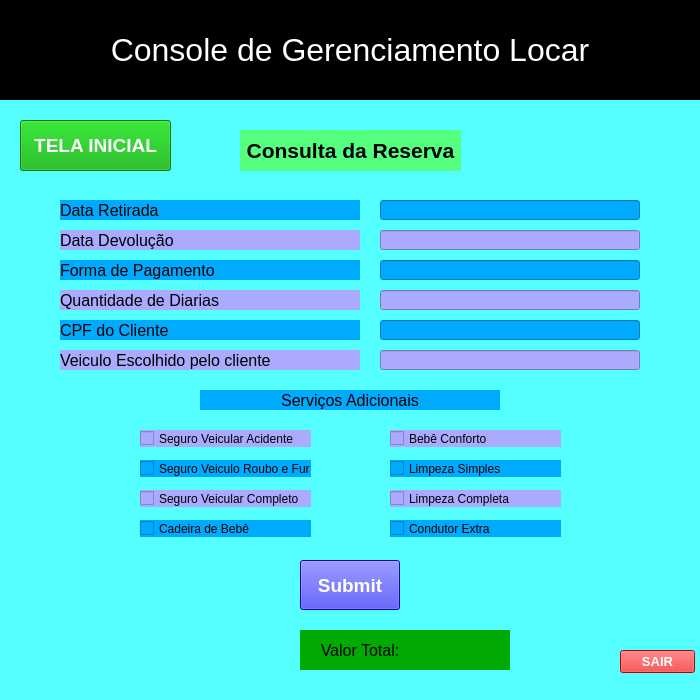
<?xml version="1.0" encoding="UTF-8"?>
<ui version="4.0">
 <class>Locar_Cadastro_Veiculo</class>
 <widget class="QMainWindow" name="Locar_Cadastro_Veiculo">
  <property name="geometry">
   <rect>
    <x>0</x>
    <y>0</y>
    <width>700</width>
    <height>700</height>
   </rect>
  </property>
  <property name="minimumSize">
   <size>
    <width>700</width>
    <height>700</height>
   </size>
  </property>
  <property name="maximumSize">
   <size>
    <width>700</width>
    <height>750</height>
   </size>
  </property>
  <property name="windowTitle">
   <string>Locar</string>
  </property>
  <property name="styleSheet">
   <string notr="true">background-color: rgb(255, 255, 255);
background-color: rgb(85, 255, 255);
</string>
  </property>
  <widget class="QWidget" name="centralwidget">
   <widget class="QLabel" name="subtitulo_console">
    <property name="geometry">
     <rect>
      <x>0</x>
      <y>0</y>
      <width>700</width>
      <height>100</height>
     </rect>
    </property>
    <property name="sizePolicy">
     <sizepolicy hsizetype="Preferred" vsizetype="Preferred">
      <horstretch>0</horstretch>
      <verstretch>0</verstretch>
     </sizepolicy>
    </property>
    <property name="minimumSize">
     <size>
      <width>700</width>
      <height>100</height>
     </size>
    </property>
    <property name="maximumSize">
     <size>
      <width>700</width>
      <height>100</height>
     </size>
    </property>
    <property name="font">
     <font>
      <pointsize>24</pointsize>
     </font>
    </property>
    <property name="styleSheet">
     <string notr="true">background-color: rgb(0, 0, 0);
color: rgb(255, 255, 255);</string>
    </property>
    <property name="lineWidth">
     <number>8</number>
    </property>
    <property name="midLineWidth">
     <number>5</number>
    </property>
    <property name="text">
     <string>Console de Gerenciamento Locar</string>
    </property>
    <property name="textFormat">
     <enum>Qt::PlainText</enum>
    </property>
    <property name="scaledContents">
     <bool>false</bool>
    </property>
    <property name="alignment">
     <set>Qt::AlignCenter</set>
    </property>
   </widget>
   <widget class="QLabel" name="label6">
    <property name="geometry">
     <rect>
      <x>60</x>
      <y>350</y>
      <width>300</width>
      <height>20</height>
     </rect>
    </property>
    <property name="minimumSize">
     <size>
      <width>300</width>
      <height>20</height>
     </size>
    </property>
    <property name="maximumSize">
     <size>
      <width>300</width>
      <height>20</height>
     </size>
    </property>
    <property name="font">
     <font>
      <pointsize>12</pointsize>
      <weight>50</weight>
      <bold>false</bold>
     </font>
    </property>
    <property name="styleSheet">
     <string notr="true">background-color: rgb(170, 170, 255);</string>
    </property>
    <property name="text">
     <string>Veiculo Escolhido pelo cliente</string>
    </property>
    <property name="alignment">
     <set>Qt::AlignLeading|Qt::AlignLeft|Qt::AlignVCenter</set>
    </property>
   </widget>
   <widget class="QLabel" name="label_2">
    <property name="geometry">
     <rect>
      <x>240</x>
      <y>130</y>
      <width>221</width>
      <height>41</height>
     </rect>
    </property>
    <property name="font">
     <font>
      <pointsize>16</pointsize>
      <weight>75</weight>
      <bold>true</bold>
     </font>
    </property>
    <property name="styleSheet">
     <string notr="true">background-color: rgb(85, 255, 127);</string>
    </property>
    <property name="text">
     <string>Consulta da Reserva</string>
    </property>
    <property name="alignment">
     <set>Qt::AlignCenter</set>
    </property>
   </widget>
   <widget class="QLineEdit" name="lineEdit_5">
    <property name="geometry">
     <rect>
      <x>380</x>
      <y>320</y>
      <width>260</width>
      <height>20</height>
     </rect>
    </property>
    <property name="minimumSize">
     <size>
      <width>260</width>
      <height>20</height>
     </size>
    </property>
    <property name="maximumSize">
     <size>
      <width>260</width>
      <height>20</height>
     </size>
    </property>
    <property name="styleSheet">
     <string notr="true">background-color: rgb(0, 170, 255);</string>
    </property>
    <property name="text">
     <string/>
    </property>
   </widget>
   <widget class="QPushButton" name="pushButton_5">
    <property name="geometry">
     <rect>
      <x>620</x>
      <y>650</y>
      <width>75</width>
      <height>23</height>
     </rect>
    </property>
    <property name="font">
     <font>
      <pointsize>10</pointsize>
      <weight>75</weight>
      <bold>true</bold>
     </font>
    </property>
    <property name="styleSheet">
     <string notr="true">background-color: rgb(255, 0, 0);
color: rgb(255, 255, 255);
border-color: rgb(255, 0, 255);</string>
    </property>
    <property name="text">
     <string>SAIR</string>
    </property>
   </widget>
   <widget class="QCheckBox" name="checkBox_6">
    <property name="geometry">
     <rect>
      <x>390</x>
      <y>430</y>
      <width>171</width>
      <height>17</height>
     </rect>
    </property>
    <property name="styleSheet">
     <string notr="true">background-color: rgb(170, 170, 255);</string>
    </property>
    <property name="text">
     <string>Bebê Conforto</string>
    </property>
   </widget>
   <widget class="QCheckBox" name="checkBox_9">
    <property name="geometry">
     <rect>
      <x>140</x>
      <y>460</y>
      <width>171</width>
      <height>17</height>
     </rect>
    </property>
    <property name="styleSheet">
     <string notr="true">background-color: rgb(0, 170, 255);</string>
    </property>
    <property name="text">
     <string>Seguro Veiculo Roubo e Furto</string>
    </property>
   </widget>
   <widget class="QLineEdit" name="lineEdit_6">
    <property name="geometry">
     <rect>
      <x>380</x>
      <y>350</y>
      <width>260</width>
      <height>20</height>
     </rect>
    </property>
    <property name="minimumSize">
     <size>
      <width>260</width>
      <height>20</height>
     </size>
    </property>
    <property name="maximumSize">
     <size>
      <width>260</width>
      <height>20</height>
     </size>
    </property>
    <property name="styleSheet">
     <string notr="true">background-color: rgb(170, 170, 255);</string>
    </property>
    <property name="text">
     <string/>
    </property>
   </widget>
   <widget class="QLabel" name="label7">
    <property name="geometry">
     <rect>
      <x>200</x>
      <y>390</y>
      <width>300</width>
      <height>20</height>
     </rect>
    </property>
    <property name="minimumSize">
     <size>
      <width>300</width>
      <height>20</height>
     </size>
    </property>
    <property name="maximumSize">
     <size>
      <width>300</width>
      <height>20</height>
     </size>
    </property>
    <property name="font">
     <font>
      <pointsize>12</pointsize>
      <weight>50</weight>
      <bold>false</bold>
     </font>
    </property>
    <property name="styleSheet">
     <string notr="true">background-color: rgb(0, 170, 255);</string>
    </property>
    <property name="text">
     <string>Serviços Adicionais</string>
    </property>
    <property name="alignment">
     <set>Qt::AlignCenter</set>
    </property>
   </widget>
   <widget class="QLabel" name="label2">
    <property name="geometry">
     <rect>
      <x>60</x>
      <y>230</y>
      <width>300</width>
      <height>20</height>
     </rect>
    </property>
    <property name="minimumSize">
     <size>
      <width>300</width>
      <height>20</height>
     </size>
    </property>
    <property name="maximumSize">
     <size>
      <width>300</width>
      <height>20</height>
     </size>
    </property>
    <property name="font">
     <font>
      <pointsize>12</pointsize>
      <weight>50</weight>
      <bold>false</bold>
     </font>
    </property>
    <property name="styleSheet">
     <string notr="true">background-color: rgb(170, 170, 255);</string>
    </property>
    <property name="text">
     <string>Data Devolução</string>
    </property>
    <property name="alignment">
     <set>Qt::AlignLeading|Qt::AlignLeft|Qt::AlignVCenter</set>
    </property>
   </widget>
   <widget class="QCheckBox" name="checkBox_12">
    <property name="geometry">
     <rect>
      <x>390</x>
      <y>520</y>
      <width>171</width>
      <height>17</height>
     </rect>
    </property>
    <property name="styleSheet">
     <string notr="true">background-color: rgb(0, 170, 255);</string>
    </property>
    <property name="text">
     <string>Condutor Extra</string>
    </property>
   </widget>
   <widget class="QLabel" name="label5">
    <property name="geometry">
     <rect>
      <x>60</x>
      <y>320</y>
      <width>300</width>
      <height>20</height>
     </rect>
    </property>
    <property name="minimumSize">
     <size>
      <width>300</width>
      <height>20</height>
     </size>
    </property>
    <property name="maximumSize">
     <size>
      <width>300</width>
      <height>20</height>
     </size>
    </property>
    <property name="font">
     <font>
      <pointsize>12</pointsize>
      <weight>50</weight>
      <bold>false</bold>
     </font>
    </property>
    <property name="styleSheet">
     <string notr="true">background-color: rgb(0, 170, 255);</string>
    </property>
    <property name="text">
     <string>CPF do Cliente</string>
    </property>
    <property name="alignment">
     <set>Qt::AlignLeading|Qt::AlignLeft|Qt::AlignVCenter</set>
    </property>
   </widget>
   <widget class="QLabel" name="label7_2">
    <property name="geometry">
     <rect>
      <x>300</x>
      <y>630</y>
      <width>120</width>
      <height>40</height>
     </rect>
    </property>
    <property name="minimumSize">
     <size>
      <width>120</width>
      <height>40</height>
     </size>
    </property>
    <property name="maximumSize">
     <size>
      <width>120</width>
      <height>20</height>
     </size>
    </property>
    <property name="font">
     <font>
      <pointsize>12</pointsize>
      <weight>50</weight>
      <bold>false</bold>
     </font>
    </property>
    <property name="styleSheet">
     <string notr="true">background-color: rgb(0, 170, 0);</string>
    </property>
    <property name="text">
     <string>Valor Total:</string>
    </property>
    <property name="alignment">
     <set>Qt::AlignCenter</set>
    </property>
   </widget>
   <widget class="QLabel" name="label3">
    <property name="geometry">
     <rect>
      <x>60</x>
      <y>260</y>
      <width>300</width>
      <height>20</height>
     </rect>
    </property>
    <property name="minimumSize">
     <size>
      <width>300</width>
      <height>20</height>
     </size>
    </property>
    <property name="maximumSize">
     <size>
      <width>300</width>
      <height>20</height>
     </size>
    </property>
    <property name="font">
     <font>
      <pointsize>12</pointsize>
      <weight>50</weight>
      <bold>false</bold>
     </font>
    </property>
    <property name="styleSheet">
     <string notr="true">background-color: rgb(0, 170, 255);</string>
    </property>
    <property name="text">
     <string>Forma de Pagamento</string>
    </property>
    <property name="alignment">
     <set>Qt::AlignLeading|Qt::AlignLeft|Qt::AlignVCenter</set>
    </property>
   </widget>
   <widget class="QCheckBox" name="checkBox_5">
    <property name="geometry">
     <rect>
      <x>390</x>
      <y>490</y>
      <width>171</width>
      <height>17</height>
     </rect>
    </property>
    <property name="styleSheet">
     <string notr="true">background-color: rgb(170, 170, 255);</string>
    </property>
    <property name="text">
     <string>Limpeza Completa</string>
    </property>
   </widget>
   <widget class="QPushButton" name="pushButton_2">
    <property name="geometry">
     <rect>
      <x>300</x>
      <y>560</y>
      <width>100</width>
      <height>50</height>
     </rect>
    </property>
    <property name="minimumSize">
     <size>
      <width>100</width>
      <height>50</height>
     </size>
    </property>
    <property name="maximumSize">
     <size>
      <width>100</width>
      <height>50</height>
     </size>
    </property>
    <property name="font">
     <font>
      <pointsize>14</pointsize>
      <weight>75</weight>
      <bold>true</bold>
     </font>
    </property>
    <property name="styleSheet">
     <string notr="true">background-color: rgb(0, 0, 255);
color: rgb(255, 255, 255);</string>
    </property>
    <property name="text">
     <string>Submit</string>
    </property>
   </widget>
   <widget class="QLineEdit" name="lineEdit_2">
    <property name="geometry">
     <rect>
      <x>380</x>
      <y>230</y>
      <width>260</width>
      <height>20</height>
     </rect>
    </property>
    <property name="minimumSize">
     <size>
      <width>260</width>
      <height>20</height>
     </size>
    </property>
    <property name="maximumSize">
     <size>
      <width>260</width>
      <height>20</height>
     </size>
    </property>
    <property name="styleSheet">
     <string notr="true">background-color: rgb(170, 170, 255);</string>
    </property>
    <property name="text">
     <string/>
    </property>
   </widget>
   <widget class="QLineEdit" name="lineEdit_3">
    <property name="geometry">
     <rect>
      <x>380</x>
      <y>260</y>
      <width>260</width>
      <height>20</height>
     </rect>
    </property>
    <property name="minimumSize">
     <size>
      <width>260</width>
      <height>20</height>
     </size>
    </property>
    <property name="maximumSize">
     <size>
      <width>260</width>
      <height>20</height>
     </size>
    </property>
    <property name="styleSheet">
     <string notr="true">background-color: rgb(0, 170, 255);</string>
    </property>
    <property name="text">
     <string/>
    </property>
   </widget>
   <widget class="QLabel" name="label4">
    <property name="geometry">
     <rect>
      <x>60</x>
      <y>290</y>
      <width>300</width>
      <height>20</height>
     </rect>
    </property>
    <property name="minimumSize">
     <size>
      <width>300</width>
      <height>20</height>
     </size>
    </property>
    <property name="maximumSize">
     <size>
      <width>300</width>
      <height>20</height>
     </size>
    </property>
    <property name="font">
     <font>
      <pointsize>12</pointsize>
      <weight>50</weight>
      <bold>false</bold>
     </font>
    </property>
    <property name="styleSheet">
     <string notr="true">background-color: rgb(170, 170, 255);</string>
    </property>
    <property name="text">
     <string>Quantidade de Diarias</string>
    </property>
    <property name="alignment">
     <set>Qt::AlignLeading|Qt::AlignLeft|Qt::AlignVCenter</set>
    </property>
   </widget>
   <widget class="QLineEdit" name="lineEdit_4">
    <property name="geometry">
     <rect>
      <x>380</x>
      <y>290</y>
      <width>260</width>
      <height>20</height>
     </rect>
    </property>
    <property name="minimumSize">
     <size>
      <width>260</width>
      <height>20</height>
     </size>
    </property>
    <property name="maximumSize">
     <size>
      <width>260</width>
      <height>20</height>
     </size>
    </property>
    <property name="styleSheet">
     <string notr="true">background-color: rgb(170, 170, 255);</string>
    </property>
    <property name="text">
     <string/>
    </property>
   </widget>
   <widget class="QCheckBox" name="checkBox">
    <property name="geometry">
     <rect>
      <x>140</x>
      <y>430</y>
      <width>171</width>
      <height>17</height>
     </rect>
    </property>
    <property name="styleSheet">
     <string notr="true">background-color: rgb(170, 170, 255);</string>
    </property>
    <property name="text">
     <string>Seguro Veicular Acidente</string>
    </property>
   </widget>
   <widget class="QLineEdit" name="lineEdit">
    <property name="geometry">
     <rect>
      <x>380</x>
      <y>200</y>
      <width>260</width>
      <height>20</height>
     </rect>
    </property>
    <property name="minimumSize">
     <size>
      <width>260</width>
      <height>20</height>
     </size>
    </property>
    <property name="maximumSize">
     <size>
      <width>260</width>
      <height>20</height>
     </size>
    </property>
    <property name="styleSheet">
     <string notr="true">background-color: rgb(0, 170, 255);</string>
    </property>
    <property name="text">
     <string/>
    </property>
   </widget>
   <widget class="QCheckBox" name="checkBox_2">
    <property name="geometry">
     <rect>
      <x>140</x>
      <y>490</y>
      <width>171</width>
      <height>17</height>
     </rect>
    </property>
    <property name="styleSheet">
     <string notr="true">background-color: rgb(170, 170, 255);</string>
    </property>
    <property name="text">
     <string>Seguro Veicular Completo</string>
    </property>
   </widget>
   <widget class="QCheckBox" name="checkBox_13">
    <property name="geometry">
     <rect>
      <x>390</x>
      <y>460</y>
      <width>171</width>
      <height>17</height>
     </rect>
    </property>
    <property name="styleSheet">
     <string notr="true">background-color: rgb(0, 170, 255);</string>
    </property>
    <property name="text">
     <string>Limpeza Simples</string>
    </property>
   </widget>
   <widget class="QPushButton" name="pushButton_4">
    <property name="geometry">
     <rect>
      <x>20</x>
      <y>120</y>
      <width>151</width>
      <height>51</height>
     </rect>
    </property>
    <property name="font">
     <font>
      <pointsize>14</pointsize>
      <weight>75</weight>
      <bold>true</bold>
     </font>
    </property>
    <property name="styleSheet">
     <string notr="true">background-color: rgb(0, 0, 255);
background-color: rgb(0, 170, 0);
color: rgb(255, 255, 255);</string>
    </property>
    <property name="text">
     <string>TELA INICIAL</string>
    </property>
   </widget>
   <widget class="QLabel" name="label7_3">
    <property name="geometry">
     <rect>
      <x>420</x>
      <y>630</y>
      <width>90</width>
      <height>40</height>
     </rect>
    </property>
    <property name="minimumSize">
     <size>
      <width>90</width>
      <height>40</height>
     </size>
    </property>
    <property name="maximumSize">
     <size>
      <width>90</width>
      <height>40</height>
     </size>
    </property>
    <property name="font">
     <font>
      <pointsize>12</pointsize>
      <weight>50</weight>
      <bold>false</bold>
     </font>
    </property>
    <property name="styleSheet">
     <string notr="true">background-color: rgb(0, 170, 0);</string>
    </property>
    <property name="text">
     <string/>
    </property>
    <property name="alignment">
     <set>Qt::AlignCenter</set>
    </property>
   </widget>
   <widget class="QCheckBox" name="checkBox_10">
    <property name="geometry">
     <rect>
      <x>140</x>
      <y>520</y>
      <width>171</width>
      <height>17</height>
     </rect>
    </property>
    <property name="styleSheet">
     <string notr="true">background-color: rgb(0, 170, 255);</string>
    </property>
    <property name="text">
     <string>Cadeira de Bebê</string>
    </property>
   </widget>
   <widget class="QLabel" name="label1">
    <property name="geometry">
     <rect>
      <x>60</x>
      <y>200</y>
      <width>300</width>
      <height>20</height>
     </rect>
    </property>
    <property name="minimumSize">
     <size>
      <width>300</width>
      <height>20</height>
     </size>
    </property>
    <property name="maximumSize">
     <size>
      <width>300</width>
      <height>20</height>
     </size>
    </property>
    <property name="font">
     <font>
      <pointsize>12</pointsize>
      <weight>50</weight>
      <bold>false</bold>
     </font>
    </property>
    <property name="styleSheet">
     <string notr="true">background-color: rgb(0, 170, 255);</string>
    </property>
    <property name="text">
     <string>Data Retirada</string>
    </property>
    <property name="alignment">
     <set>Qt::AlignLeading|Qt::AlignLeft|Qt::AlignVCenter</set>
    </property>
   </widget>
  </widget>
  <widget class="QStatusBar" name="statusbar"/>
 </widget>
 <resources/>
 <connections/>
</ui>
